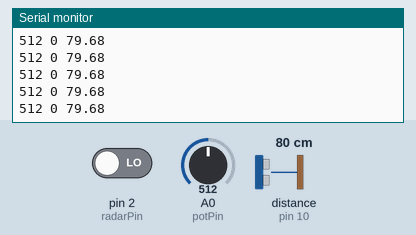
Recording of a sketch running on a simulated Arduino Uno, built with avr-gcc and run on an emulated ATmega328P. Shown: the last lines printed to the serial monitor. Wiring (inferred from the names in the program): ultrasonic range finder: trigger pin 9; echo pin 10. The inputs (shaded band) are chosen by the test bench; at power-on: distance to the obstacle (sensor on pin 10) 80 cm, A0 (potPin) = 512, pin 2 (radarPin) LOW. The echo pulse lasts 58.3 µs per cm.

Above: at 1.2 s.
1.3 s: distance to the obstacle (sensor on pin 10) set to 2 cm
At 1.36 s:
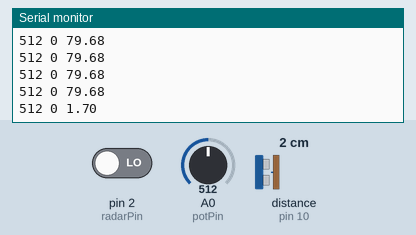
2.8 s: A0 (potPin) set to 716
At 2.85 s:
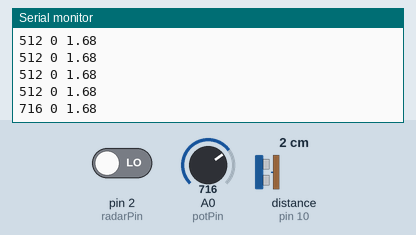
4.3 s: pin 2 (radarPin) driven HIGH
At 4.33 s:
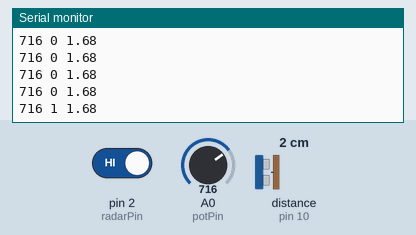
7.3 s: distance to the obstacle (sensor on pin 10) set to 4 cm
At 7.31 s:
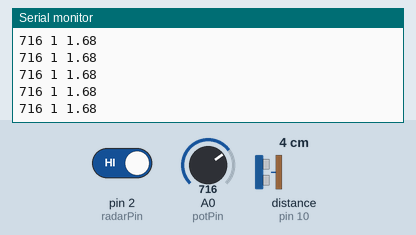
8.8 s: A0 (potPin) set to 900
At 8.8 s:
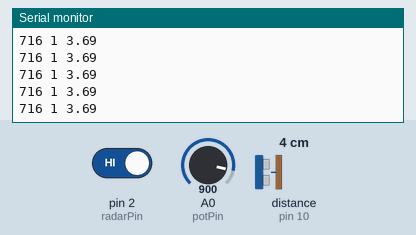
10.3 s: pin 2 (radarPin) driven LOW
At 10.35 s:
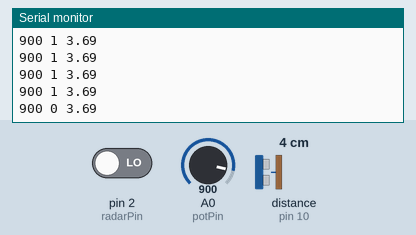
Timing chart, 0 to 12.8 s (numbered marks = the images above; inputs shaded):
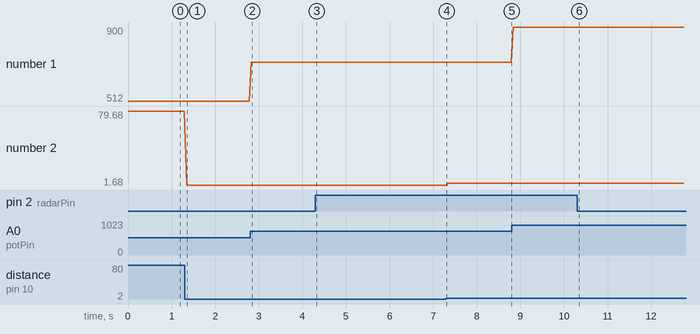

Measured:
- after the input at 1.3 s, the serial monitor: prints a new line at once (image 1)
- after the input at 2.8 s, the serial monitor: prints a new line at once (image 2)
- after the input at 4.3 s, the serial monitor: prints a new line at once (image 3)
- after the input at 10.3 s, the serial monitor: prints a new line at once (image 6)
- plotted number 1: 512 → 716 after the input at 2.8 s, 716 → 900 after the input at 8.8 s
- plotted number 2: 79.68 → 1.68 after the input at 1.3 s, 1.68 → 3.69 after the input at 7.3 s

The sketch:

pot_radar_ultrasound.ino
```cpp
// POT INPUT
int potPin = A0;
int potVal = 0;

// RADAR
int radarPin = 2;
int radarState = LOW;
int radarVal = 0;

// ULTRASONIC
int trigPin = 9;
int echoPin = 10;
float duration, dist;

void setup()
{
  pinMode(radarPin, INPUT);
  pinMode(trigPin, OUTPUT);
  pinMode(echoPin, INPUT);
  Serial.begin(9600);
}


void loop()
{
  potVal = analogRead(potPin);   // read the potentiometer value at the input pin
  radarVal = digitalRead(radarPin);

  digitalWrite(trigPin, LOW);
  delayMicroseconds(2);
  digitalWrite(trigPin, HIGH);
  delayMicroseconds(10);
  digitalWrite(trigPin, LOW);

  duration = pulseIn(echoPin, HIGH);
  dist = (duration*.0343)/2;

  Serial.print(potVal);
  Serial.print(" ");
  Serial.print(radarVal);
  Serial.print(" ");
  Serial.print(dist);
  Serial.println();

  delay(50);
}
```
